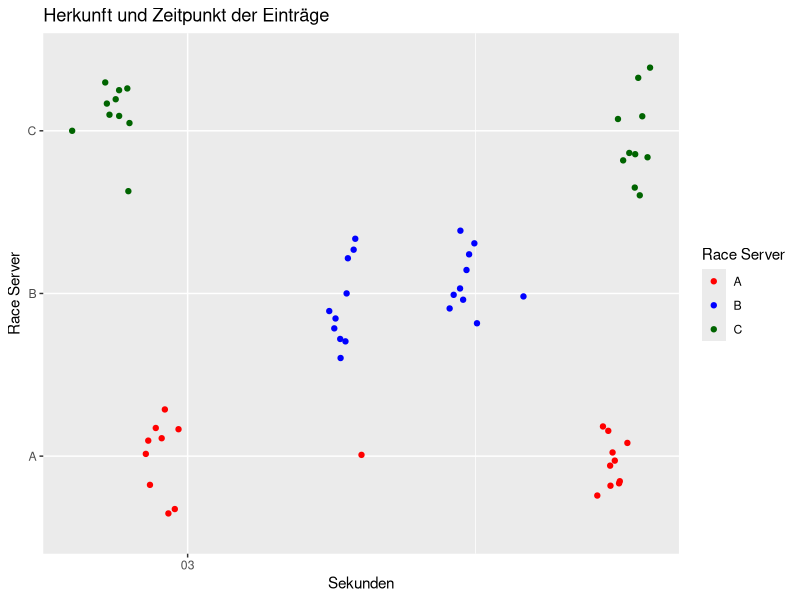
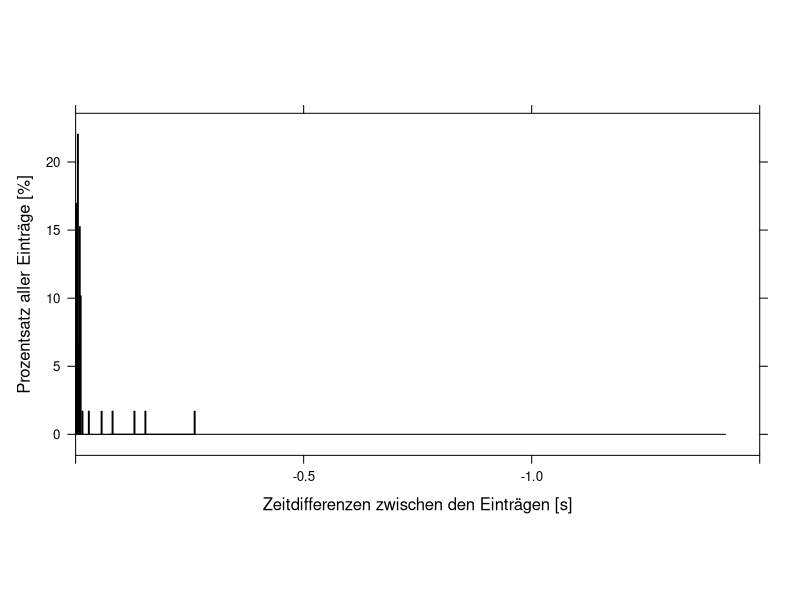
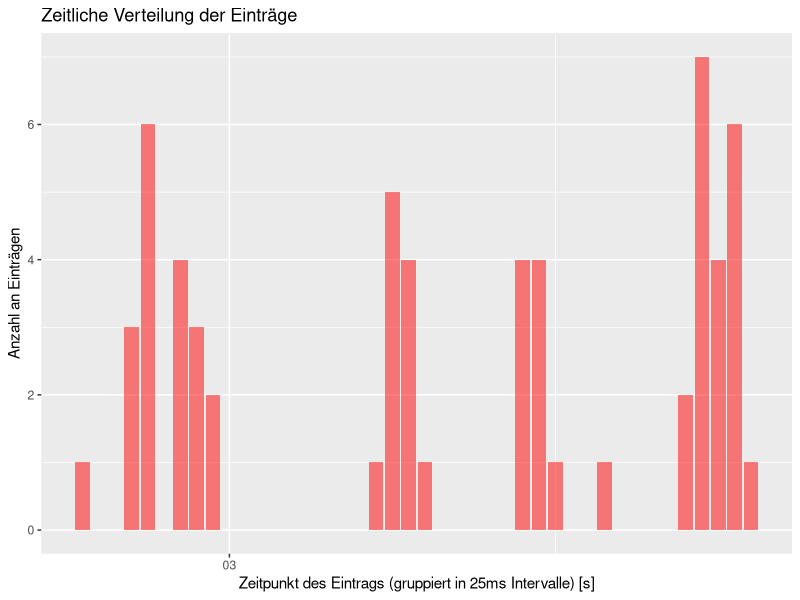
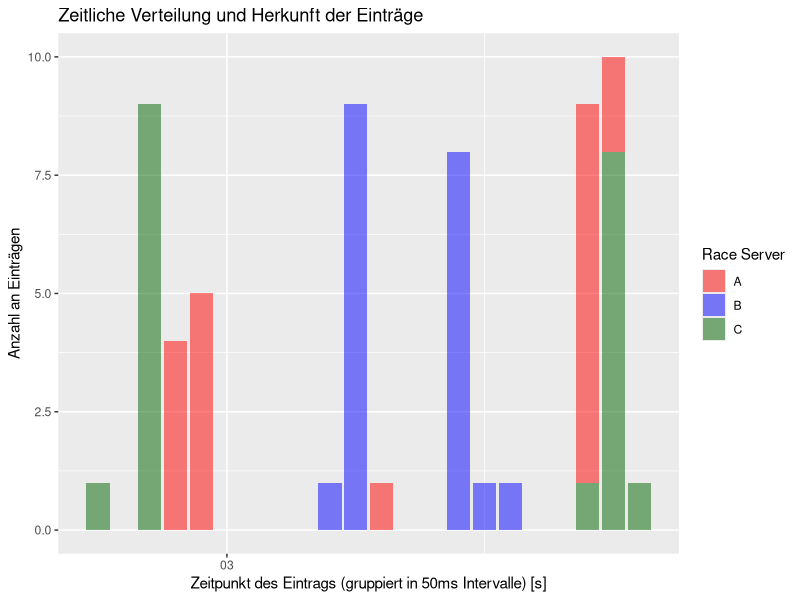

These figures' R source, in order:
library(ggplot2)
library(readr)
library(magrittr)
library(dplyr)
library(lattice)
library(xts)
library(lubridate)
library(stringr)

# Setze Optionen für Anzeige der Nachkommastellen und der Milisekunden
options(digits=6)
options(digits.secs=4)

#setwd("~/Projects/raceocat/race-routine-infrastructure/performance-test/")
#basename(getwd())
mydata <- read.csv("3server-2repeats-10connections/log.csv", colClasses=c("ip"="character","microtime"="character"))
df <- data.frame(mydata)

# Konvertiere microtime zu Date
df$time <- as.POSIXct(as.numeric(df$microtime), origin="1970-01-01")

# Ersetze IP Adressen mit Server Buchstaben
df$server <- ""
df$server[which(df$ip == "2a01:238:43b9:300:e5ab:2457:1e6b:95c7")] <- "C"
df$server[which(df$ip == "2a01:238:20a:202:1000::25")] <- "B"
df$server[which(df$ip == "87.106.157.205")] <- "A"
# Colors for each group
group.colors <- c(A="red", B="blue", C="darkgreen")

# Kürze zu lange IP Adressen
#df$ip <- str_trunc(df$ip, 19)

# Auszug aus Datensatz
head(df)

##### Datensätze

# Erzeuge neuen Data Frame gruppiert nach 100ms, 50ms, 25ms etc.
interval_df_25 <- df %>%
  mutate(interval = floor_date(time, ".025s")) %>% 
  group_by(interval) %>% 
  count() %>%  # berechne Anzahl pro Gruppe
  na.omit()

# Erzeuge neuen Data Frame gruppiert nach 100ms, 50ms, 25ms etc.
interval_df_50 <- df %>%
  mutate(interval = floor_date(time, ".05s")) %>% 
  group_by(interval) %>% 
  count(server) %>%  # berechne Anzahl pro Gruppe pro IP
  na.omit()

# Ausgabe des gruppierten Datensatzes
interval_df_25
interval_df_50

###### Graphen

# Streudiagramm: Herkunft und Zeitpunkt der Einträge
p1 <- ggplot(df, aes(time, server, colour = server)) +
  geom_jitter() + # Auch aussagekräftig: geom_bin2d()
  scale_colour_manual(values=group.colors, name = "Race Server") +
  labs(x = toString("Sekunden"), y = toString("Race Server"), title = toString("Herkunft und Zeitpunkt der Einträge"))

p1
dev.print(png, filename="p1.png", units="in", width=7, height=4, res=200)

# Histogram: Häufigste Differenzen zweier Einträge nach einem Angriff
p2 <- histogram(unclass(-diff(df$time)), aspect = 0.5, xlab="Zeitdifferenzen zwischen den Einträgen [s]", ylab="Prozentsatz aller Einträge [%]", xlim=c(0,-1.5), breaks=150) 

p2
dev.print(png, filename="p2.png", units="in", width=7, height=4, res=200)

# Balkendiagramm: Zeitliche Verteilung der Einträge
p3 <- interval_df_25 %>% ggplot(aes(x=interval, y=n)) +
  geom_col(fill="red", alpha=0.5) + 
  labs(x = toString("Zeitpunkt des Eintrags (gruppiert in 25ms Intervalle) [s]"), y = toString("Anzahl an Einträgen"), title = toString("Zeitliche Verteilung der Einträge"))

p3
dev.print(png, filename="p3.png", units="in", width=7, height=4, res=200)

# Balkendiagramm: Zeitliche Verteilung der Einträge unterschieden nach Race Server
p4 <- ggplot(interval_df_50, aes(x=interval, y=n, fill = server)) +
  geom_col(alpha=0.5) + 
  scale_fill_manual(values=group.colors, name = "Race Server") +
  labs(x = toString("Zeitpunkt des Eintrags (gruppiert in 50ms Intervalle) [s]"), y = toString("Anzahl an Einträgen"), title = toString("Zeitliche Verteilung und Herkunft der Einträge"))

p4
dev.print(png, filename="p4.png", units="in", width=7, height=4, res=200)